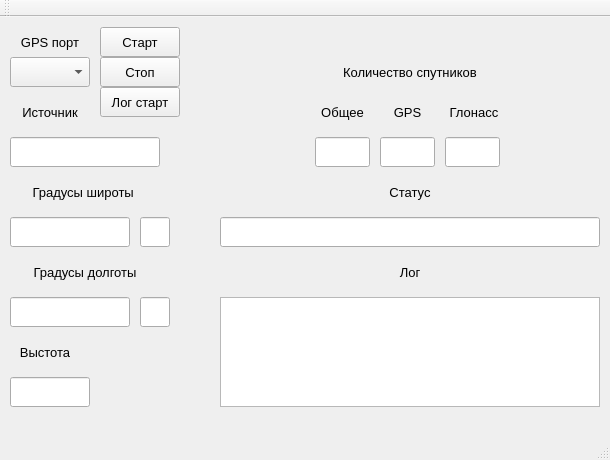
<?xml version="1.0" encoding="UTF-8"?>
<ui version="4.0">
 <class>MainWindow</class>
 <widget class="QMainWindow" name="MainWindow">
  <property name="geometry">
   <rect>
    <x>0</x>
    <y>0</y>
    <width>610</width>
    <height>460</height>
   </rect>
  </property>
  <property name="windowTitle">
   <string>MainWindow</string>
  </property>
  <widget class="QWidget" name="centralWidget">
   <widget class="QComboBox" name="chooseSerial">
    <property name="geometry">
     <rect>
      <x>10</x>
      <y>40</y>
      <width>80</width>
      <height>30</height>
     </rect>
    </property>
    <property name="font">
     <font>
      <pointsize>8</pointsize>
     </font>
    </property>
   </widget>
   <widget class="QPushButton" name="startButton">
    <property name="geometry">
     <rect>
      <x>100</x>
      <y>10</y>
      <width>80</width>
      <height>30</height>
     </rect>
    </property>
    <property name="font">
     <font>
      <pointsize>10</pointsize>
     </font>
    </property>
    <property name="text">
     <string>Старт</string>
    </property>
   </widget>
   <widget class="QLabel" name="label">
    <property name="geometry">
     <rect>
      <x>10</x>
      <y>10</y>
      <width>80</width>
      <height>30</height>
     </rect>
    </property>
    <property name="font">
     <font>
      <pointsize>10</pointsize>
     </font>
    </property>
    <property name="text">
     <string>GPS порт</string>
    </property>
    <property name="alignment">
     <set>Qt::AlignCenter</set>
    </property>
    <property name="wordWrap">
     <bool>true</bool>
    </property>
   </widget>
   <widget class="QPushButton" name="stopButton">
    <property name="geometry">
     <rect>
      <x>100</x>
      <y>40</y>
      <width>80</width>
      <height>30</height>
     </rect>
    </property>
    <property name="font">
     <font>
      <pointsize>10</pointsize>
     </font>
    </property>
    <property name="text">
     <string>Стоп</string>
    </property>
   </widget>
   <widget class="QLineEdit" name="Lattitude">
    <property name="geometry">
     <rect>
      <x>10</x>
      <y>200</y>
      <width>120</width>
      <height>30</height>
     </rect>
    </property>
   </widget>
   <widget class="QLineEdit" name="NW">
    <property name="geometry">
     <rect>
      <x>140</x>
      <y>200</y>
      <width>30</width>
      <height>30</height>
     </rect>
    </property>
   </widget>
   <widget class="QLineEdit" name="Longitude">
    <property name="geometry">
     <rect>
      <x>10</x>
      <y>280</y>
      <width>120</width>
      <height>30</height>
     </rect>
    </property>
   </widget>
   <widget class="QLineEdit" name="EW">
    <property name="geometry">
     <rect>
      <x>140</x>
      <y>280</y>
      <width>30</width>
      <height>30</height>
     </rect>
    </property>
   </widget>
   <widget class="QLineEdit" name="Height">
    <property name="geometry">
     <rect>
      <x>10</x>
      <y>360</y>
      <width>80</width>
      <height>30</height>
     </rect>
    </property>
   </widget>
   <widget class="QLabel" name="label_2">
    <property name="geometry">
     <rect>
      <x>10</x>
      <y>160</y>
      <width>150</width>
      <height>30</height>
     </rect>
    </property>
    <property name="font">
     <font>
      <pointsize>10</pointsize>
     </font>
    </property>
    <property name="text">
     <string>Градусы широты </string>
    </property>
    <property name="alignment">
     <set>Qt::AlignCenter</set>
    </property>
    <property name="wordWrap">
     <bool>true</bool>
    </property>
   </widget>
   <widget class="QLabel" name="label_3">
    <property name="geometry">
     <rect>
      <x>10</x>
      <y>240</y>
      <width>150</width>
      <height>30</height>
     </rect>
    </property>
    <property name="font">
     <font>
      <pointsize>10</pointsize>
     </font>
    </property>
    <property name="text">
     <string>Градусы долготы</string>
    </property>
    <property name="alignment">
     <set>Qt::AlignCenter</set>
    </property>
    <property name="wordWrap">
     <bool>true</bool>
    </property>
   </widget>
   <widget class="QLabel" name="label_4">
    <property name="geometry">
     <rect>
      <x>10</x>
      <y>320</y>
      <width>70</width>
      <height>30</height>
     </rect>
    </property>
    <property name="font">
     <font>
      <pointsize>10</pointsize>
     </font>
    </property>
    <property name="text">
     <string>Выстота</string>
    </property>
    <property name="alignment">
     <set>Qt::AlignCenter</set>
    </property>
    <property name="wordWrap">
     <bool>true</bool>
    </property>
   </widget>
   <widget class="QLabel" name="label_5">
    <property name="geometry">
     <rect>
      <x>10</x>
      <y>80</y>
      <width>80</width>
      <height>30</height>
     </rect>
    </property>
    <property name="font">
     <font>
      <pointsize>10</pointsize>
     </font>
    </property>
    <property name="text">
     <string>Источник</string>
    </property>
    <property name="alignment">
     <set>Qt::AlignCenter</set>
    </property>
    <property name="wordWrap">
     <bool>true</bool>
    </property>
   </widget>
   <widget class="QLineEdit" name="Source">
    <property name="geometry">
     <rect>
      <x>10</x>
      <y>120</y>
      <width>150</width>
      <height>30</height>
     </rect>
    </property>
    <property name="font">
     <font>
      <pointsize>12</pointsize>
     </font>
    </property>
    <property name="alignment">
     <set>Qt::AlignCenter</set>
    </property>
   </widget>
   <widget class="QLineEdit" name="State">
    <property name="geometry">
     <rect>
      <x>220</x>
      <y>200</y>
      <width>380</width>
      <height>30</height>
     </rect>
    </property>
    <property name="font">
     <font>
      <pointsize>12</pointsize>
     </font>
    </property>
    <property name="alignment">
     <set>Qt::AlignCenter</set>
    </property>
   </widget>
   <widget class="QLabel" name="label_6">
    <property name="geometry">
     <rect>
      <x>370</x>
      <y>160</y>
      <width>80</width>
      <height>30</height>
     </rect>
    </property>
    <property name="font">
     <font>
      <pointsize>10</pointsize>
     </font>
    </property>
    <property name="text">
     <string>Статус</string>
    </property>
    <property name="alignment">
     <set>Qt::AlignCenter</set>
    </property>
    <property name="wordWrap">
     <bool>true</bool>
    </property>
   </widget>
   <widget class="QLabel" name="label_7">
    <property name="geometry">
     <rect>
      <x>285</x>
      <y>40</y>
      <width>250</width>
      <height>30</height>
     </rect>
    </property>
    <property name="font">
     <font>
      <pointsize>10</pointsize>
     </font>
    </property>
    <property name="text">
     <string>Количество спутников</string>
    </property>
    <property name="alignment">
     <set>Qt::AlignCenter</set>
    </property>
    <property name="wordWrap">
     <bool>true</bool>
    </property>
   </widget>
   <widget class="QLineEdit" name="gps">
    <property name="geometry">
     <rect>
      <x>380</x>
      <y>120</y>
      <width>55</width>
      <height>30</height>
     </rect>
    </property>
   </widget>
   <widget class="QLabel" name="label_8">
    <property name="geometry">
     <rect>
      <x>370</x>
      <y>240</y>
      <width>80</width>
      <height>30</height>
     </rect>
    </property>
    <property name="font">
     <font>
      <pointsize>10</pointsize>
     </font>
    </property>
    <property name="text">
     <string>Лог</string>
    </property>
    <property name="alignment">
     <set>Qt::AlignCenter</set>
    </property>
    <property name="wordWrap">
     <bool>true</bool>
    </property>
   </widget>
   <widget class="QTextBrowser" name="log">
    <property name="geometry">
     <rect>
      <x>220</x>
      <y>280</y>
      <width>380</width>
      <height>110</height>
     </rect>
    </property>
    <property name="font">
     <font>
      <kerning>false</kerning>
     </font>
    </property>
    <property name="horizontalScrollBarPolicy">
     <enum>Qt::ScrollBarAlwaysOff</enum>
    </property>
   </widget>
   <widget class="QPushButton" name="logBtn">
    <property name="geometry">
     <rect>
      <x>100</x>
      <y>70</y>
      <width>80</width>
      <height>30</height>
     </rect>
    </property>
    <property name="font">
     <font>
      <pointsize>10</pointsize>
     </font>
    </property>
    <property name="text">
     <string>Лог старт</string>
    </property>
   </widget>
   <widget class="QLabel" name="label_9">
    <property name="geometry">
     <rect>
      <x>380</x>
      <y>80</y>
      <width>55</width>
      <height>30</height>
     </rect>
    </property>
    <property name="font">
     <font>
      <pointsize>10</pointsize>
     </font>
    </property>
    <property name="text">
     <string>GPS</string>
    </property>
    <property name="alignment">
     <set>Qt::AlignCenter</set>
    </property>
   </widget>
   <widget class="QLabel" name="label_10">
    <property name="geometry">
     <rect>
      <x>315</x>
      <y>80</y>
      <width>55</width>
      <height>30</height>
     </rect>
    </property>
    <property name="font">
     <font>
      <pointsize>10</pointsize>
     </font>
    </property>
    <property name="text">
     <string>Общее</string>
    </property>
    <property name="alignment">
     <set>Qt::AlignCenter</set>
    </property>
   </widget>
   <widget class="QLabel" name="label_11">
    <property name="geometry">
     <rect>
      <x>434</x>
      <y>80</y>
      <width>80</width>
      <height>30</height>
     </rect>
    </property>
    <property name="font">
     <font>
      <pointsize>10</pointsize>
     </font>
    </property>
    <property name="text">
     <string>Глонасс</string>
    </property>
    <property name="alignment">
     <set>Qt::AlignCenter</set>
    </property>
   </widget>
   <widget class="QLineEdit" name="glnss">
    <property name="geometry">
     <rect>
      <x>445</x>
      <y>120</y>
      <width>55</width>
      <height>30</height>
     </rect>
    </property>
    <property name="text">
     <string/>
    </property>
   </widget>
   <widget class="QLineEdit" name="sat">
    <property name="geometry">
     <rect>
      <x>315</x>
      <y>120</y>
      <width>55</width>
      <height>30</height>
     </rect>
    </property>
   </widget>
  </widget>
  <widget class="QMenuBar" name="menuBar">
   <property name="geometry">
    <rect>
     <x>0</x>
     <y>0</y>
     <width>610</width>
     <height>25</height>
    </rect>
   </property>
  </widget>
  <widget class="QToolBar" name="mainToolBar">
   <attribute name="toolBarArea">
    <enum>TopToolBarArea</enum>
   </attribute>
   <attribute name="toolBarBreak">
    <bool>false</bool>
   </attribute>
  </widget>
  <widget class="QStatusBar" name="statusBar"/>
 </widget>
 <layoutdefault spacing="6" margin="11"/>
 <resources/>
 <connections/>
</ui>
